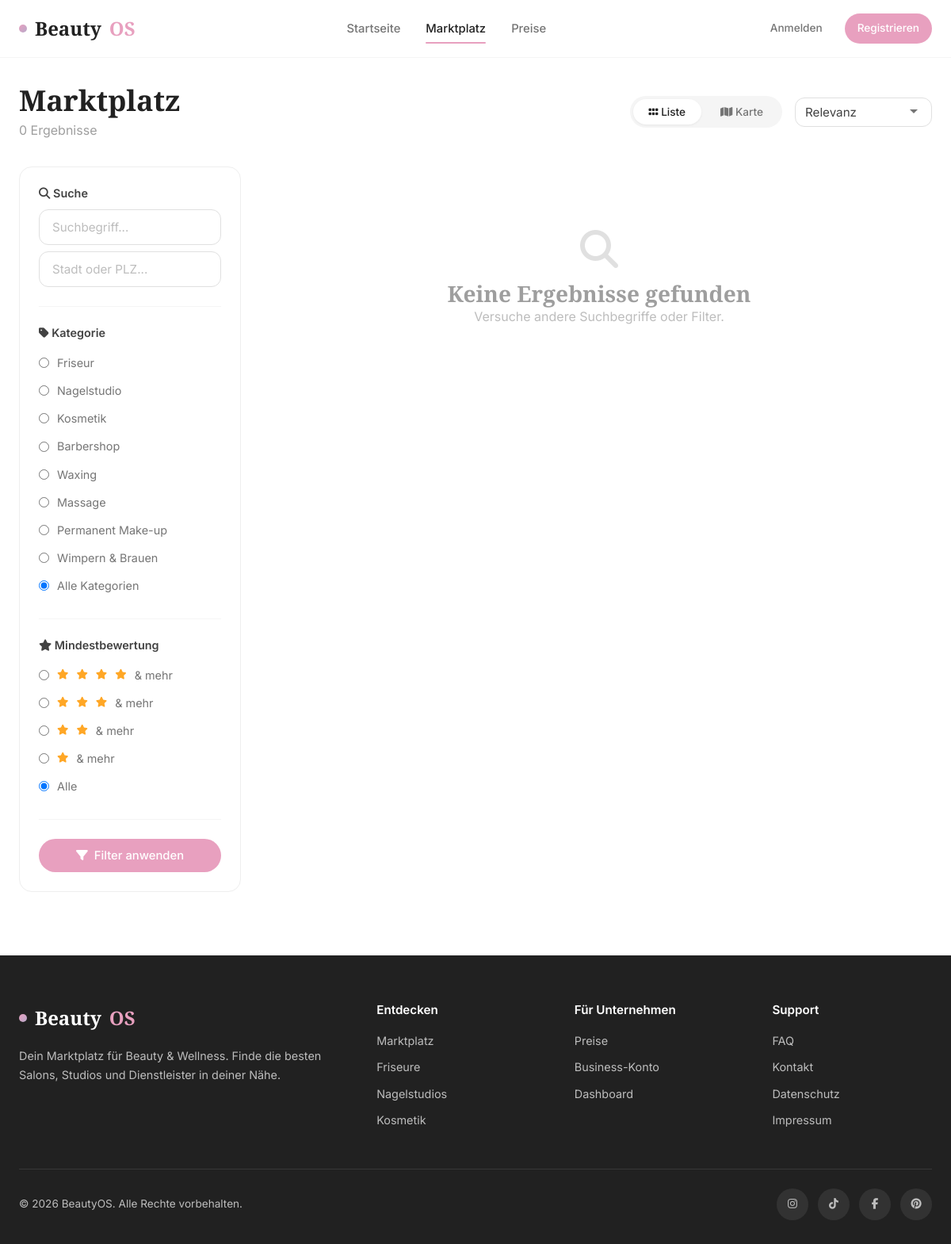
The page /marketplace.php on the database its author committed.
### tables this page shows
CREATE TABLE `categories` (
    `id` INT AUTO_INCREMENT PRIMARY KEY,
    `name` VARCHAR(100) NOT NULL,
    `slug` VARCHAR(120) NOT NULL UNIQUE,
    `icon` VARCHAR(50) DEFAULT NULL,
    `description` TEXT DEFAULT NULL,
    `sort_order` INT NOT NULL DEFAULT 0,
    `created_at` DATETIME NOT NULL DEFAULT CURRENT_TIMESTAMP
);

### config/app.php (called while the page is built, shortened)
<?php
function isLoggedIn(): bool {
    return isset($_SESSION['user_id']);
}
function e(string $str): string {
    return htmlspecialchars($str, ENT_QUOTES, 'UTF-8');
}

### marketplace.php (the view, shortened to what this page needs)
<?php
require_once 'includes/header.php';
$db = getDB();
$search = trim($_GET['q'] ?? '');
$location = trim($_GET['location'] ?? '');
$category = trim($_GET['category'] ?? '');
$rating = (int)($_GET['rating'] ?? 0);
$sort = $_GET['sort'] ?? 'relevance';
$page = max(1, (int)($_GET['page'] ?? 1));
$perPage = 12;
$offset = ($page - 1) * $perPage;
$where = ["b.status = 'active'"];
$params = [];
$whereSQL = implode(' AND ', $where);
$orderBy = match($sort) {
    'rating' => 'avg_r.avg_rating DESC',
    'name' => 'b.name ASC',
    'newest' => 'b.created_at DESC',
    default => 'b.subscription_plan_id DESC, b.is_verified DESC, avg_r.avg_rating DESC',
};
$countSQL = "
    SELECT COUNT(DISTINCT b.id)
    FROM businesses b
    LEFT JOIN business_categories bc ON b.id = bc.business_id
    LEFT JOIN categories c ON bc.category_id = c.id
    LEFT JOIN services s ON b.id = s.business_id
    LEFT JOIN (SELECT business_id, AVG(rating) as avg_rating FROM reviews GROUP BY business_id) avg_r ON b.id = avg_r.business_id
    WHERE $whereSQL
";
$stmt = $db->prepare($countSQL);
$stmt->execute($params);
$totalResults = $stmt->fetchColumn();
$sql = "
    SELECT b.*,
           GROUP_CONCAT(DISTINCT c.name) as category_names,
           COALESCE(avg_r.avg_rating, 0) as avg_rating,
           COALESCE(avg_r.review_count, 0) as review_count,
           MIN(s.price) as min_price
    FROM businesses b
    LEFT JOIN business_categories bc ON b.id = bc.business_id
    LEFT JOIN categories c ON bc.category_id = c.id
    LEFT JOIN services s ON b.id = s.business_id
    LEFT JOIN (SELECT business_id, AVG(rating) as avg_rating, COUNT(*) as review_count FROM reviews GROUP BY business_id) avg_r ON b.id = avg_r.business_id
    WHERE $whereSQL
    GROUP BY b.id
    ORDER BY $orderBy
    LIMIT $perPage OFFSET $offset
";
$stmt = $db->prepare($sql);
$stmt->execute($params);
$businesses = $stmt->fetchAll();
$categories = $db->query("SELECT * FROM categories ORDER BY sort_order")->fetchAll();
?>
<section class="section" style="padding-top: 32px;">
    <div class="container container-lg">
        <div style="display: flex; align-items: center; justify-content: space-between; margin-bottom: 32px; flex-wrap: wrap; gap: 16px;">
            <div>
                <h2 style="margin-bottom: 4px;">Marktplatz</h2>
                <p style="color: var(--gray-500);"><?= $totalResults ?> Ergebnisse<?= $search ? ' für "' . e($search) . '"' : '' ?><?= $location ? ' in ' . e($location) : '' ?></p>
            </div>
            <div style="display: flex; align-items: center; gap: 16px;">
                <div class="view-toggle">
                    <button class="active" onclick="toggleView('grid')"><i class="fas fa-grip"></i> Liste</button>
                    <button onclick="toggleView('map')"><i class="fas fa-map"></i> Karte</button>
                </div>
                <select class="form-control" style="width: auto; padding: 8px 36px 8px 12px;" onchange="window.location.href=updateParam('sort', this.value)">
                    <option value="relevance" <?= $sort === 'relevance' ? 'selected' : '' ?>>Relevanz</option>
                </select>
            </div>
        </div>
        <div class="marketplace-layout">
            <aside class="filters-sidebar">
                <form method="GET" id="filterForm">
                    <div class="filter-group">
                        <h4><i class="fas fa-search"></i> Suche</h4>
                        <input type="text" name="q" class="form-control" placeholder="Suchbegriff..." value="<?= e($search) ?>" style="margin-bottom: 8px;">
                        <input type="text" name="location" class="form-control" placeholder="Stadt oder PLZ..." value="<?= e($location) ?>">
                    </div>
                    <div class="filter-group">
                        <h4><i class="fas fa-tag"></i> Kategorie</h4>
                        <?php foreach ($categories as $cat): ?>
                        <label class="filter-option">
                            <input type="radio" name="category" value="<?= e($cat['slug']) ?>" <?= $category === $cat['slug'] ? 'checked' : '' ?>>
                            <?= e($cat['name']) ?>
                        </label>
                        <?php endforeach; ?>
                        <label class="filter-option">
                            <input type="radio" name="category" value="" <?= !$category ? 'checked' : '' ?>>
                            Alle Kategorien
                        </label>
                    </div>
                    <div class="filter-group">
                        <h4><i class="fas fa-star"></i> Mindestbewertung</h4>
                        <?php for ($r = 4; $r >= 1; $r--): ?>
                        <label class="filter-option">
                            <input type="radio" name="rating" value="<?= $r ?>" <?= $rating === $r ? 'checked' : '' ?>>
                            <?php for ($s = 0; $s < $r; $s++): ?><i class="fas fa-star" style="color: var(--warning); font-size: 0.8rem;"></i><?php endfor; ?> & mehr
                        </label>
                        <?php endfor; ?>
                        <label class="filter-option">
                            <input type="radio" name="rating" value="0" <?= $rating === 0 ? 'checked' : '' ?>>
                            Alle
                        </label>
                    </div>
                    <button type="submit" class="btn btn-primary w-100"><i class="fas fa-filter"></i> Filter anwenden</button>
                </form>
            </aside>
            <div>
                <div id="gridView">
                    <?php if (empty($businesses)): ?>
                        <div style="text-align: center; padding: 80px 20px;">
                            <i class="fas fa-search" style="font-size: 3rem; color: var(--gray-300); margin-bottom: 16px;"></i>
                            <h3 style="color: var(--gray-500);">Keine Ergebnisse gefunden</h3>
                            <p style="color: var(--gray-400);">Versuche andere Suchbegriffe oder Filter.</p>
                        </div>
                    <?php endif; ?>
                </div>
            </div>
        </div>
    </div>
</section>
<?php require_once 'includes/footer.php'; ?>

### includes/header.php (shortened to what this page needs)
<?php require_once __DIR__ . '/../config/app.php'; ?>
<!DOCTYPE html>
<html lang="de">
<head>
    <link rel="stylesheet" href="https://cdnjs.cloudflare.com/ajax/libs/font-awesome/6.5.0/css/all.min.css">
    <link rel="stylesheet" href="https://unpkg.com/leaflet@1.9.4/dist/leaflet.css">
    <link rel="stylesheet" href="/assets/css/style.css">
</head>
<body>
    <nav class="navbar">
        <div class="navbar-inner">
            <a href="/" class="navbar-logo">
                <span class="logo-dot"></span>
                Beauty<span>OS</span>
            </a>
            <ul class="navbar-menu" id="navMenu">
                <li><a href="/" class="<?= basename($_SERVER['PHP_SELF']) === 'index.php' && dirname($_SERVER['PHP_SELF']) === '/' ? 'active' : '' ?>">Startseite</a></li>
                <li><a href="/marketplace.php" class="<?= basename($_SERVER['PHP_SELF']) === 'marketplace.php' ? 'active' : '' ?>">Marktplatz</a></li>
                <li><a href="/pricing.php" class="<?= basename($_SERVER['PHP_SELF']) === 'pricing.php' ? 'active' : '' ?>">Preise</a></li>
            </ul>
            <div class="navbar-actions">
                <?php if (isLoggedIn()): ?>
                    <?php $user = currentUser(); ?>
                    <?php if (isAdmin()): ?>
                        <a href="/admin/index.php" class="btn btn-ghost btn-sm"><i class="fas fa-shield-halved"></i> Admin</a>
                    <?php endif; ?>
                    <?php if (isBusiness()): ?>
                        <a href="/dashboard/index.php" class="btn btn-ghost btn-sm"><i class="fas fa-store"></i> Dashboard</a>
                    <?php endif; ?>
                    <a href="/profile.php" class="btn btn-ghost btn-sm"><i class="fas fa-user"></i> <?= e($user['first_name']) ?></a>
                    <a href="/logout.php" class="btn btn-outline btn-sm">Abmelden</a>
                <?php else: ?>
                    <a href="/login.php" class="btn btn-ghost btn-sm">Anmelden</a>
                    <a href="/register.php" class="btn btn-primary btn-sm">Registrieren</a>
                <?php endif; ?>
            </div>
        </div>
    </nav>
    <main>

### includes/footer.php (shortened to what this page needs)
    </main>
    <footer class="footer">
        <div class="container">
            <div class="footer-grid">
                <div>
                    <a href="/" class="navbar-logo" style="color: white; margin-bottom: 16px;">
                        <span class="logo-dot"></span>
                        Beauty<span>OS</span>
                    </a>
                    <p>Dein Marktplatz für Beauty & Wellness. Finde die besten Salons, Studios und Dienstleister in deiner Nähe.</p>
                </div>
                <div>
                    <h4>Entdecken</h4>
                    <ul class="footer-links">
                        <li><a href="/marketplace.php">Marktplatz</a></li>
                        <li><a href="/marketplace.php?category=friseur">Friseure</a></li>
                        <li><a href="/marketplace.php?category=nagelstudio">Nagelstudios</a></li>
                        <li><a href="/marketplace.php?category=kosmetik">Kosmetik</a></li>
                    </ul>
                </div>
                <div>
                    <h4>Für Unternehmen</h4>
                    <ul class="footer-links">
                        <li><a href="/pricing.php">Preise</a></li>
                        <li><a href="/register.php?type=business">Business-Konto</a></li>
                        <li><a href="/dashboard/index.php">Dashboard</a></li>
                    </ul>
                </div>
                <div>
                    <h4>Support</h4>
                    <ul class="footer-links">
                        <li><a href="#">FAQ</a></li>
                        <li><a href="#">Kontakt</a></li>
                        <li><a href="#">Datenschutz</a></li>
                        <li><a href="#">Impressum</a></li>
                    </ul>
                </div>
            </div>
            <div class="footer-bottom">
                <span>&copy; <?= date('Y') ?> BeautyOS. Alle Rechte vorbehalten.</span>
                <div class="footer-social">
                    <a href="#"><i class="fab fa-instagram"></i></a>
                    <a href="#"><i class="fab fa-tiktok"></i></a>
                    <a href="#"><i class="fab fa-facebook-f"></i></a>
                    <a href="#"><i class="fab fa-pinterest"></i></a>
                </div>
            </div>
        </div>
    </footer>
</body>
</html>

### rows shown on the page
categories: slug "☐ Friseur", name "Friseur"
categories: slug "☐ Nagelstudio", name "Nagelstudio"
categories: slug "☐ Kosmetik", name "Kosmetik"
categories: slug "☐ Barbershop", name "Barbershop"
categories: slug "☐ Waxing", name "Waxing"
categories: slug "☐ Massage", name "Massage"
categories: slug "☐ Permanent Make-up", name "Permanent Make-up"
categories: slug "☐ Wimpern & Brauen", name "Wimpern & Brauen"

### other values the page prints
$totalResults "0"
